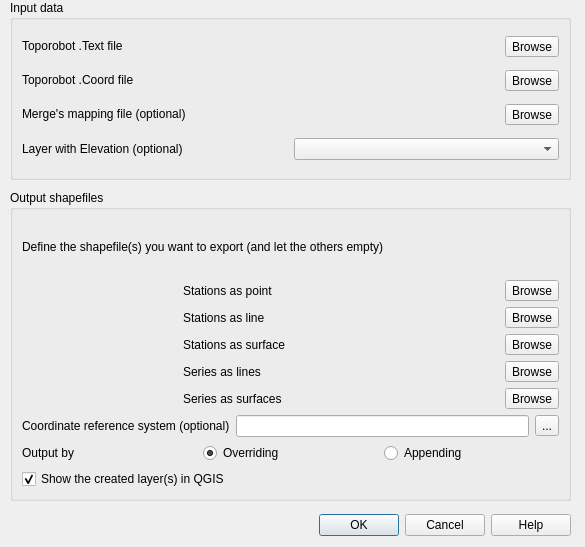
<?xml version="1.0" encoding="UTF-8"?>
<ui version="4.0">
 <class>ToporobotImporter</class>
 <widget class="QDialog" name="ToporobotImporter">
  <property name="geometry">
   <rect>
    <x>0</x>
    <y>0</y>
    <width>585</width>
    <height>547</height>
   </rect>
  </property>
  <property name="windowTitle">
   <string>ToporobotImporter</string>
  </property>
  <widget class="QDialogButtonBox" name="buttonBox">
   <property name="geometry">
    <rect>
     <x>10</x>
     <y>510</y>
     <width>561</width>
     <height>31</height>
    </rect>
   </property>
   <property name="orientation">
    <enum>Qt::Horizontal</enum>
   </property>
   <property name="standardButtons">
    <set>QDialogButtonBox::Cancel|QDialogButtonBox::Help|QDialogButtonBox::Ok</set>
   </property>
  </widget>
  <widget class="QGroupBox" name="gbInput">
   <property name="geometry">
    <rect>
     <x>10</x>
     <y>0</y>
     <width>561</width>
     <height>180</height>
    </rect>
   </property>
   <property name="title">
    <string>Input data</string>
   </property>
   <layout class="QVBoxLayout" name="verticalLayout">
    <item>
     <layout class="QHBoxLayout" name="horizontalLayout">
      <item>
       <widget class="QLabel" name="label">
        <property name="sizePolicy">
         <sizepolicy hsizetype="Preferred" vsizetype="Fixed">
          <horstretch>0</horstretch>
          <verstretch>0</verstretch>
         </sizepolicy>
        </property>
        <property name="minimumSize">
         <size>
          <width>150</width>
          <height>0</height>
         </size>
        </property>
        <property name="text">
         <string>Toporobot .Text file</string>
        </property>
       </widget>
      </item>
      <item>
       <widget class="QgsFileWidget" name="leToporobotText"/>
      </item>
      <item>
       <widget class="QToolButton" name="bBrowseToporobotText">
        <property name="text">
         <string>Browse</string>
        </property>
       </widget>
      </item>
     </layout>
    </item>
    <item>
     <layout class="QHBoxLayout" name="horizontalLayout_2">
      <item>
       <widget class="QLabel" name="label_2">
        <property name="sizePolicy">
         <sizepolicy hsizetype="Preferred" vsizetype="Fixed">
          <horstretch>0</horstretch>
          <verstretch>0</verstretch>
         </sizepolicy>
        </property>
        <property name="minimumSize">
         <size>
          <width>150</width>
          <height>0</height>
         </size>
        </property>
        <property name="text">
         <string>Toporobot .Coord file</string>
        </property>
       </widget>
      </item>
      <item>
       <widget class="QgsFileWidget" name="leToporobotCoord"/>
      </item>
      <item>
       <widget class="QToolButton" name="bBrowseToporobotCoord">
        <property name="text">
         <string>Browse</string>
        </property>
       </widget>
      </item>
     </layout>
    </item>
    <item>
     <layout class="QHBoxLayout" name="horizontalLayout_3">
      <item>
       <widget class="QLabel" name="label_4">
        <property name="sizePolicy">
         <sizepolicy hsizetype="Preferred" vsizetype="Fixed">
          <horstretch>0</horstretch>
          <verstretch>0</verstretch>
         </sizepolicy>
        </property>
        <property name="minimumSize">
         <size>
          <width>150</width>
          <height>0</height>
         </size>
        </property>
        <property name="text">
         <string>Merge's mapping file (optional)</string>
        </property>
       </widget>
      </item>
      <item>
       <widget class="QgsFileWidget" name="leMergeMapping"/>
      </item>
      <item>
       <widget class="QToolButton" name="bBrowseMergeMapping">
        <property name="text">
         <string>Browse</string>
        </property>
       </widget>
      </item>
     </layout>
    </item>
    <item>
     <layout class="QHBoxLayout" name="horizontalLayout_5">
      <item>
       <widget class="QLabel" name="label_5">
        <property name="sizePolicy">
         <sizepolicy hsizetype="Preferred" vsizetype="Preferred">
          <horstretch>0</horstretch>
          <verstretch>0</verstretch>
         </sizepolicy>
        </property>
        <property name="minimumSize">
         <size>
          <width>150</width>
          <height>0</height>
         </size>
        </property>
        <property name="baseSize">
         <size>
          <width>150</width>
          <height>0</height>
         </size>
        </property>
        <property name="text">
         <string>Layer with Elevation (optional)</string>
        </property>
       </widget>
      </item>
      <item>
       <widget class="QComboBox" name="cbDemLayer"/>
      </item>
     </layout>
    </item>
   </layout>
  </widget>
  <widget class="QGroupBox" name="gbOutput">
   <property name="geometry">
    <rect>
     <x>10</x>
     <y>190</y>
     <width>561</width>
     <height>311</height>
    </rect>
   </property>
   <property name="sizePolicy">
    <sizepolicy hsizetype="Preferred" vsizetype="Fixed">
     <horstretch>0</horstretch>
     <verstretch>0</verstretch>
    </sizepolicy>
   </property>
   <property name="title">
    <string>Output shapefiles</string>
   </property>
   <layout class="QVBoxLayout" name="verticalLayout_2">
    <item>
     <widget class="QLabel" name="label_9">
      <property name="text">
       <string>Define the shapefile(s) you want to export (and let the others empty)</string>
      </property>
     </widget>
    </item>
    <item>
     <layout class="QHBoxLayout" name="_2">
      <item>
       <widget class="QLabel" name="label_16">
        <property name="text">
         <string/>
        </property>
        <property name="pixmap">
         <pixmap>:/plugins/toporobotimporter/images/schema_points.png</pixmap>
        </property>
       </widget>
      </item>
      <item>
       <widget class="QLabel" name="lbOutPoints">
        <property name="sizePolicy">
         <sizepolicy hsizetype="Minimum" vsizetype="Preferred">
          <horstretch>0</horstretch>
          <verstretch>0</verstretch>
         </sizepolicy>
        </property>
        <property name="minimumSize">
         <size>
          <width>100</width>
          <height>0</height>
         </size>
        </property>
        <property name="text">
         <string>Stations as point</string>
        </property>
       </widget>
      </item>
      <item>
       <widget class="QgsFileWidget" name="leOutPoints"/>
      </item>
      <item>
       <widget class="QToolButton" name="bBrowseOutPoints">
        <property name="text">
         <string>Browse</string>
        </property>
       </widget>
      </item>
     </layout>
    </item>
    <item>
     <layout class="QHBoxLayout" name="_3">
      <item>
       <widget class="QLabel" name="label_17">
        <property name="text">
         <string/>
        </property>
        <property name="pixmap">
         <pixmap>:/plugins/toporobotimporter/images/schema_lines.png</pixmap>
        </property>
       </widget>
      </item>
      <item>
       <widget class="QLabel" name="lbOutAims">
        <property name="sizePolicy">
         <sizepolicy hsizetype="Minimum" vsizetype="Preferred">
          <horstretch>0</horstretch>
          <verstretch>0</verstretch>
         </sizepolicy>
        </property>
        <property name="minimumSize">
         <size>
          <width>100</width>
          <height>0</height>
         </size>
        </property>
        <property name="text">
         <string>Stations as line</string>
        </property>
       </widget>
      </item>
      <item>
       <widget class="QgsFileWidget" name="leOutAims"/>
      </item>
      <item>
       <widget class="QToolButton" name="bBrowseOutAims">
        <property name="text">
         <string>Browse</string>
        </property>
       </widget>
      </item>
     </layout>
    </item>
    <item>
     <layout class="QHBoxLayout" name="_4">
      <item>
       <widget class="QLabel" name="label_15">
        <property name="text">
         <string/>
        </property>
        <property name="pixmap">
         <pixmap>:/plugins/toporobotimporter/images/schema_polygons.png</pixmap>
        </property>
       </widget>
      </item>
      <item>
       <widget class="QLabel" name="lbOutAimsSurface">
        <property name="sizePolicy">
         <sizepolicy hsizetype="Minimum" vsizetype="Preferred">
          <horstretch>0</horstretch>
          <verstretch>0</verstretch>
         </sizepolicy>
        </property>
        <property name="minimumSize">
         <size>
          <width>100</width>
          <height>0</height>
         </size>
        </property>
        <property name="text">
         <string>Stations as surface</string>
        </property>
       </widget>
      </item>
      <item>
       <widget class="QgsFileWidget" name="leOutAimsSurface"/>
      </item>
      <item>
       <widget class="QToolButton" name="bBrowseOutAimsSurface">
        <property name="text">
         <string>Browse</string>
        </property>
       </widget>
      </item>
     </layout>
    </item>
    <item>
     <layout class="QHBoxLayout" name="_5">
      <item>
       <widget class="QLabel" name="label_13">
        <property name="text">
         <string/>
        </property>
        <property name="pixmap">
         <pixmap>:/plugins/toporobotimporter/images/schema_line.png</pixmap>
        </property>
       </widget>
      </item>
      <item>
       <widget class="QLabel" name="lbOutSeries">
        <property name="sizePolicy">
         <sizepolicy hsizetype="Minimum" vsizetype="Preferred">
          <horstretch>0</horstretch>
          <verstretch>0</verstretch>
         </sizepolicy>
        </property>
        <property name="minimumSize">
         <size>
          <width>100</width>
          <height>0</height>
         </size>
        </property>
        <property name="text">
         <string>Series as lines</string>
        </property>
       </widget>
      </item>
      <item>
       <widget class="QgsFileWidget" name="leOutSeries">
        <property name="enabled">
         <bool>true</bool>
        </property>
       </widget>
      </item>
      <item>
       <widget class="QToolButton" name="bBrowseOutSeries">
        <property name="text">
         <string>Browse</string>
        </property>
       </widget>
      </item>
     </layout>
    </item>
    <item>
     <layout class="QHBoxLayout" name="_6">
      <item>
       <widget class="QLabel" name="label_14">
        <property name="text">
         <string/>
        </property>
        <property name="pixmap">
         <pixmap>:/plugins/toporobotimporter/images/schema_polygon.png</pixmap>
        </property>
       </widget>
      </item>
      <item>
       <widget class="QLabel" name="lbOutSeriesBorder">
        <property name="sizePolicy">
         <sizepolicy hsizetype="Minimum" vsizetype="Preferred">
          <horstretch>0</horstretch>
          <verstretch>0</verstretch>
         </sizepolicy>
        </property>
        <property name="minimumSize">
         <size>
          <width>100</width>
          <height>0</height>
         </size>
        </property>
        <property name="text">
         <string>Series as surfaces</string>
        </property>
       </widget>
      </item>
      <item>
       <widget class="QgsFileWidget" name="leOutSeriesBorder">
        <property name="enabled">
         <bool>true</bool>
        </property>
       </widget>
      </item>
      <item>
       <widget class="QToolButton" name="bBrowseOutSeriesBorder">
        <property name="text">
         <string>Browse</string>
        </property>
       </widget>
      </item>
     </layout>
    </item>
    <item>
     <layout class="QHBoxLayout" name="horizontalLayout_4">
      <item>
       <widget class="QLabel" name="label_6">
        <property name="text">
         <string>Coordinate reference system (optional)</string>
        </property>
       </widget>
      </item>
      <item>
       <widget class="QLineEdit" name="leSRS"/>
      </item>
      <item>
       <widget class="QToolButton" name="bSRS">
        <property name="text">
         <string>...</string>
        </property>
       </widget>
      </item>
     </layout>
    </item>
    <item>
     <layout class="QHBoxLayout" name="horizontalLayout_6">
      <property name="topMargin">
       <number>0</number>
      </property>
      <property name="bottomMargin">
       <number>0</number>
      </property>
      <item>
       <widget class="QLabel" name="label_3">
        <property name="text">
         <string>Output by</string>
        </property>
       </widget>
      </item>
      <item>
       <widget class="QRadioButton" name="rbOverride">
        <property name="text">
         <string>Overriding</string>
        </property>
        <property name="checked">
         <bool>true</bool>
        </property>
       </widget>
      </item>
      <item>
       <widget class="QRadioButton" name="rbAppend">
        <property name="text">
         <string>Appending</string>
        </property>
       </widget>
      </item>
     </layout>
    </item>
    <item>
     <widget class="QCheckBox" name="cbDisplayInQgis">
      <property name="text">
       <string>Show the created layer(s) in QGIS</string>
      </property>
      <property name="checked">
       <bool>true</bool>
      </property>
     </widget>
    </item>
   </layout>
  </widget>
 </widget>
 <customwidgets>
  <customwidget>
   <class>QgsFileWidget</class>
   <extends>QWidget</extends>
   <header>qgis/gui.h</header>
  </customwidget>
 </customwidgets>
 <resources/>
 <connections>
  <connection>
   <sender>buttonBox</sender>
   <signal>accepted()</signal>
   <receiver>ToporobotImporter</receiver>
   <slot>accept()</slot>
   <hints>
    <hint type="sourcelabel">
     <x>248</x>
     <y>254</y>
    </hint>
    <hint type="destinationlabel">
     <x>157</x>
     <y>274</y>
    </hint>
   </hints>
  </connection>
  <connection>
   <sender>buttonBox</sender>
   <signal>rejected()</signal>
   <receiver>ToporobotImporter</receiver>
   <slot>reject()</slot>
   <hints>
    <hint type="sourcelabel">
     <x>316</x>
     <y>260</y>
    </hint>
    <hint type="destinationlabel">
     <x>286</x>
     <y>274</y>
    </hint>
   </hints>
  </connection>
 </connections>
</ui>
